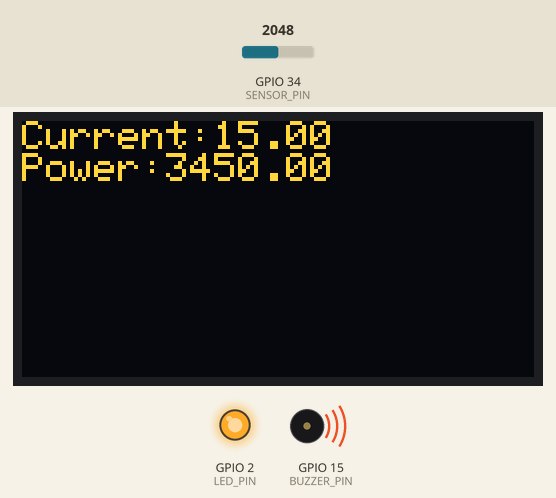
Simulated run of this sketch. Board: ESP32. Parts: 128×64 one-colour display, output pins drawn as LEDs (lit = HIGH), buzzer (waves = sounding). The test bench sets the inputs (shaded band); at power-on: GPIO 34 (SENSOR_PIN) = 2048. The OLED is the two-colour kind (top 16 rows yellow); what the sketch prints to the serial monitor is not drawn.

Above: at 2.8 s.
2.9 s: GPIO 34 (SENSOR_PIN) set to 739
At 4.4 s:
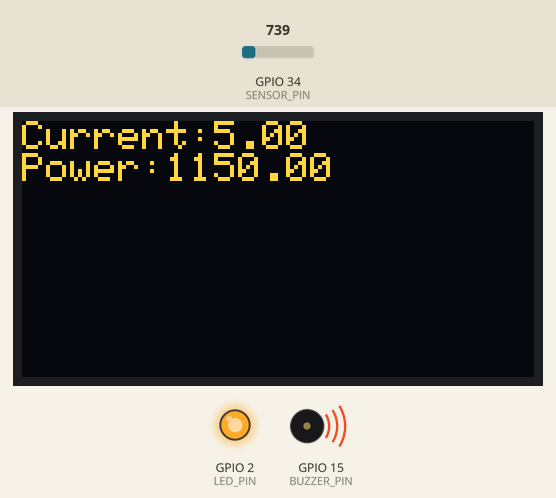
5.6 s: GPIO 34 (SENSOR_PIN) set to 609
At 6.9 s:
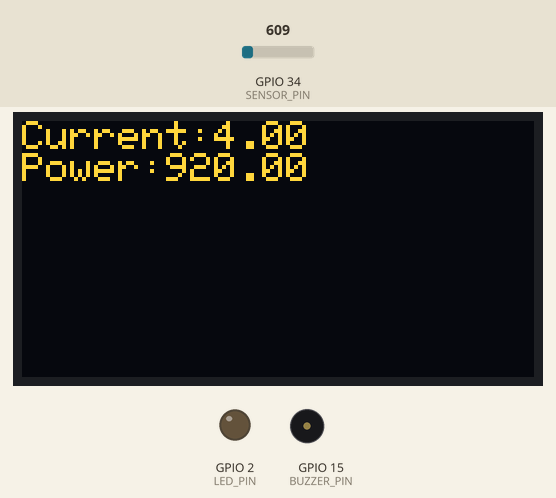
8.3 s: GPIO 34 (SENSOR_PIN) set to 491
At 10.6 s:
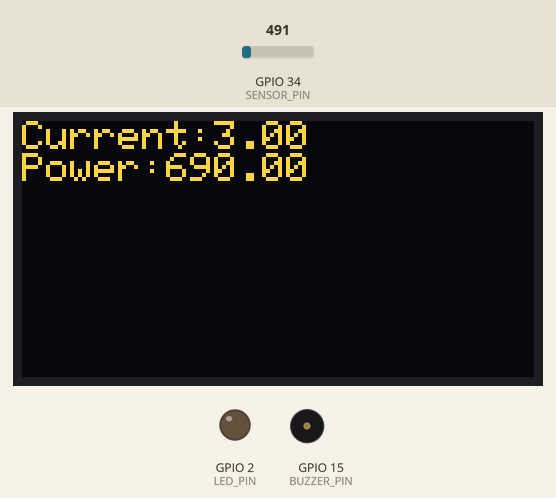
Timing chart, 0 to 12.1 s (numbered marks = the images above; inputs shaded):
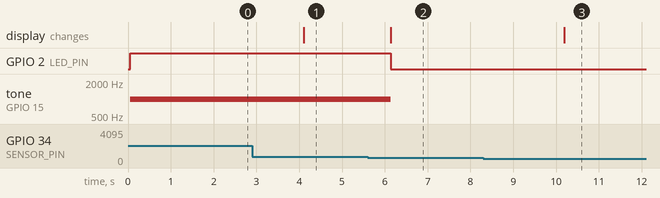

Measured:
- the behaviour switches between 683 and 682 on GPIO 34 (SENSOR_PIN) (found by bisection; images 1 and 2)
- after the input at 2.9 s, the display: changes after 1.2 s (image 1)
- after the input at 5.6 s, GPIO 2 (LED_PIN): HIGH → LOW after 0.53 s; tone on GPIO 15 (BUZZER_PIN): 1000 Hz → silent after 0.53 s; the display: changes after 0.53 s (image 2)
- after the input at 8.3 s, the display: changes after 1.9 s (image 3)

The sketch:

aurdinocode.ino
```cpp
#include <Wire.h>
#include <Adafruit_GFX.h>
#include <Adafruit_SSD1306.h>

#define SENSOR_PIN 34
#define LED_PIN 2
#define BUZZER_PIN 15

Adafruit_SSD1306 display(128, 64, &Wire, -1);

void setup() {

  Serial.begin(115200);

  pinMode(LED_PIN, OUTPUT);
  pinMode(BUZZER_PIN, OUTPUT);

  if(!display.begin(
      SSD1306_SWITCHCAPVCC,
      0x3C))
  {
    while(true);
  }

  display.clearDisplay();
}

void loop() {

  int sensorValue =
      analogRead(SENSOR_PIN);

  float current =
      map(sensorValue,
          0,
          4095,
          0,
          30);

  float voltage = 230.0;

  float power =
      voltage * current;

  Serial.print("Current: ");
  Serial.print(current);

  Serial.print(" A | Power: ");
  Serial.print(power);

  Serial.println(" W");

  display.clearDisplay();

  display.setTextSize(1);
  display.setTextColor(WHITE);

  display.setCursor(0,0);
  display.print("Current:");
  display.println(current);

  display.print("Power:");
  display.println(power);

  display.display();

  if(power > 1000)
  {
    digitalWrite(LED_PIN, HIGH);

    tone(BUZZER_PIN, 1000);
  }
  else
  {
    digitalWrite(LED_PIN, LOW);

    noTone(BUZZER_PIN);
  }

  delay(2000);
}
```
